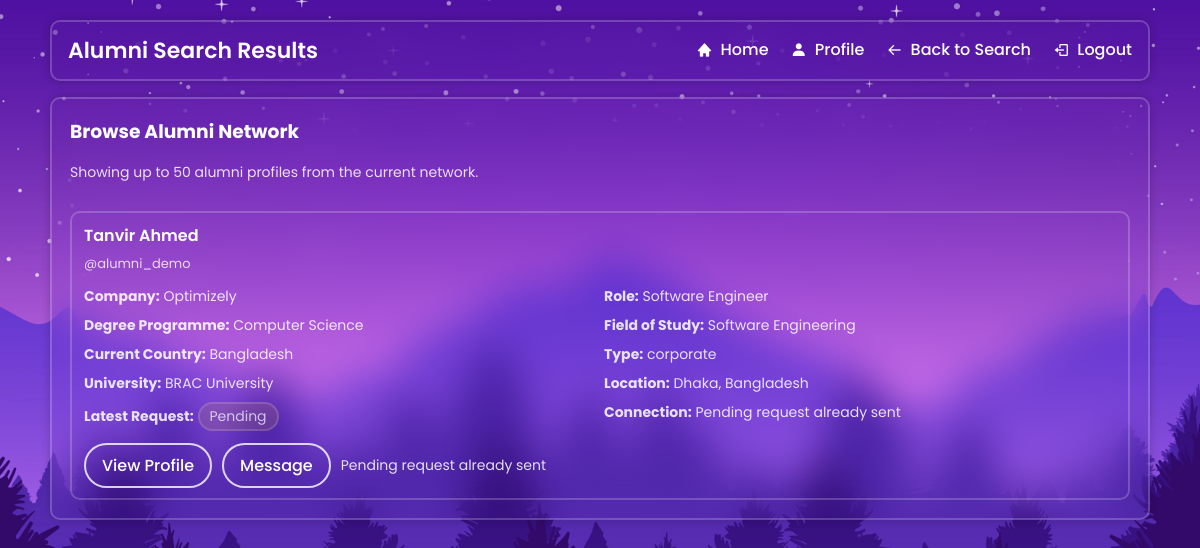
Screenshot of /alumni_list.php (signed in) with the database file from the repository.
### tables this page shows
CREATE TABLE IF NOT EXISTS alumni (
    user_id INT UNSIGNED NOT NULL,
    github VARCHAR(255) NOT NULL,
    linkedin VARCHAR(255) NOT NULL,
    sex ENUM('male', 'female', 'other') NOT NULL DEFAULT 'other',
    city VARCHAR(100) NOT NULL,
    country VARCHAR(100) NOT NULL,
    zip_code VARCHAR(20) NOT NULL,
    type ENUM('higher studies', 'corporate', 'self employed') NOT NULL DEFAULT 'higher studies',
    thesis VARCHAR(255) NOT NULL,
    university VARCHAR(255) NOT NULL,
    current_country VARCHAR(100) NOT NULL,
    degree_programme VARCHAR(255) NOT NULL,
    field_of_study VARCHAR(255) NOT NULL,
    company_name VARCHAR(255) NOT NULL,
    role_title VARCHAR(255) NOT NULL,
    employment_start_date DATE NULL,
    location VARCHAR(255) NOT NULL,
    business_name VARCHAR(255) NOT NULL,
    business_theme VARCHAR(255) NOT NULL,
    PRIMARY KEY (user_id),
    KEY idx_alumni_company_name (company_name),
    KEY idx_alumni_type (type),
    CONSTRAINT fk_alumni_user
        FOREIGN KEY (user_id) REFERENCES users (user_id)
        ON DELETE CASCADE
        ON UPDATE CASCADE
);

CREATE TABLE IF NOT EXISTS users (
    user_id INT UNSIGNED NOT NULL AUTO_INCREMENT,
    first_name VARCHAR(100) NOT NULL,
    last_name VARCHAR(100) NOT NULL,
    username VARCHAR(100) NOT NULL,
    password VARCHAR(255) NOT NULL,
    role ENUM('student', 'alumni', 'admin') NOT NULL,
    PRIMARY KEY (user_id),
    UNIQUE KEY uq_users_username (username),
    KEY idx_users_role (role)
);

CREATE TABLE IF NOT EXISTS connection_requests (
    request_id INT UNSIGNED NOT NULL AUTO_INCREMENT,
    student_id INT UNSIGNED NOT NULL,
    alumni_id INT UNSIGNED NOT NULL,
    message TEXT NULL,
    status ENUM('pending', 'accepted', 'rejected', 'cancelled') NOT NULL DEFAULT 'pending',
    created_at TIMESTAMP NOT NULL DEFAULT CURRENT_TIMESTAMP,
    updated_at TIMESTAMP NOT NULL DEFAULT CURRENT_TIMESTAMP ON UPDATE CURRENT_TIMESTAMP,
    PRIMARY KEY (request_id),
    KEY idx_connection_requests_student_status (student_id, status),
    KEY idx_connection_requests_alumni_status (alumni_id, status),
    KEY idx_connection_requests_lookup (student_id, alumni_id, status),
    KEY idx_connection_requests_created_at (created_at),
    CONSTRAINT fk_connection_requests_student
        FOREIGN KEY (student_id) REFERENCES users (user_id)
        ON DELETE CASCADE
        ON UPDATE CASCADE,
    CONSTRAINT fk_connection_requests_alumni
        FOREIGN KEY (alumni_id) REFERENCES users (user_id)
        ON DELETE CASCADE
        ON UPDATE CASCADE
);

### auth.php (called while the page is built, shortened)
<?php
function e($value)
{
    return htmlspecialchars((string) ($value ?? ''), ENT_QUOTES, 'UTF-8');
}
function connection_request_status_label($status)
{
    $status = trim((string) $status);
    return ucfirst($status);
}
function connection_request_status_note($status)
{
    switch (trim((string) $status)) {
        case 'pending':
            return 'Pending request already sent';
    }
}
function can_send_connection_request($status)
{
    return !in_array(trim((string) $status), ['pending', 'accepted'], true);
}
function current_user_id()
{
    return $_SESSION['user_id'] ?? null;
}
?>

### alumni_list.php (the view, shortened to what this page needs)
<?php
require_once('auth.php');
require_once('DBconnect.php');
$type = trim($_GET['type'] ?? '');
$search_results = [];
$search_error = '';
$applied_filters = [];
$latest_request_map = [];
if ($type !== '' && !in_array($type, ['higher studies', 'corporate', 'self employed'], true)) {
    $search_error = 'Please choose a valid alumni type.';
} else {
    $sql = "SELECT u.user_id, u.first_name, u.last_name, u.username, a.company_name, a.role_title, a.degree_programme, a.field_of_study, a.current_country, a.type, a.university, a.location
            FROM alumni a
            JOIN users u ON a.user_id = u.user_id";
    $sql .= ' ORDER BY u.first_name ASC, u.last_name ASC LIMIT 50';
    $stmt = $conn->prepare($sql);
    if ($stmt) {
        $stmt->execute();
        $result = $stmt->get_result();
        if ($result && mysqli_num_rows($result) > 0) {
            while ($row = mysqli_fetch_assoc($result)) {
                $search_results[] = $row;
            }
        }
    }
}
if (!empty($search_results)) {
    $alumni_ids = array_map('intval', array_column($search_results, 'user_id'));
    $student_id = (int) current_user_id();
    $placeholders = implode(',', array_fill(0, count($alumni_ids), '?'));
    $status_sql = "SELECT request_id, alumni_id, status, created_at
                   FROM connection_requests
                   WHERE student_id = ? AND alumni_id IN ($placeholders)
                   ORDER BY created_at DESC, request_id DESC";
    $status_stmt = $conn->prepare($status_sql);
    if ($status_stmt) {
        $bind_types = 'i' . str_repeat('i', count($alumni_ids));
        $bind_values = array_merge([$student_id], $alumni_ids);
        $status_stmt->bind_param($bind_types, ...$bind_values);
        $status_stmt->execute();
        $status_result = $status_stmt->get_result();
        if ($status_result) {
            while ($status_row = mysqli_fetch_assoc($status_result)) {
                $alumni_key = (int) $status_row['alumni_id'];
                if (!isset($latest_request_map[$alumni_key])) {
                    $latest_request_map[$alumni_key] = $status_row;
                }
            }
        }
    }
}
$results_heading = !empty($applied_filters) ? 'Filtered Alumni Results' : 'Browse Alumni Network';
$results_summary = !empty($applied_filters)
    ? 'Showing up to 50 alumni matching: ' . implode(' | ', $applied_filters)
    : 'Showing up to 50 alumni profiles from the current network.';
?>
<!DOCTYPE html>
<html lang="en">
<head>
  <link rel="stylesheet" href="style.css" />
  <link rel="stylesheet" href="student_search_style.css" />
  <link href="https://unpkg.com/boxicons@2.1.4/css/boxicons.min.css" rel="stylesheet" />
</head>
<body>
<div class="page">
    <header class="glass hdr">
        <div class="title">Alumni Search Results</div>
        <nav class="links">
            <a href="student_home.php"><i class='bx bxs-home'></i><span>Home</span></a>
            <a href="student_profile.php"><i class='bx bxs-user'></i><span>Profile</span></a>
            <a href="student_search.php"><i class='bx bx-arrow-back'></i><span>Back to Search</span></a>
            <a href="logout.php"><i class='bx bx-log-out'></i><span>Logout</span></a>
        </nav>
    </header>
    <section class="dash">
        <section class="glass card search-card">
            <h3><?php echo e($results_heading); ?></h3>
            <p class="search-note"><?php echo e($results_summary); ?></p>
            <?php if ($search_error): ?>
                <div class="no-results">
                    <p><?php echo e($search_error); ?></p>
                </div>
            <?php elseif (!empty($search_results)): ?>
                <div class="search-results">
                    <?php foreach ($search_results as $row): ?>
                        <?php
                        $latest_request = $latest_request_map[(int) $row['user_id']] ?? null;
                        $latest_request_status = $latest_request['status'] ?? '';
                        $latest_request_note = connection_request_status_note($latest_request_status);
                        $show_connect_button = can_send_connection_request($latest_request_status);
                        $connect_label = $latest_request ? 'Connect Again' : 'Connect';
                        ?>
                        <div class="search-result-item">
                            <h4><?php echo e($row['first_name'] . ' ' . $row['last_name']); ?></h4>
                            <p class="result-handle">@<?php echo e($row['username']); ?></p>
                            <span><strong>Company:</strong> <?php echo e($row['company_name']); ?></span>
                            <span><strong>Role:</strong> <?php echo e($row['role_title']); ?></span>
                            <span><strong>Degree Programme:</strong> <?php echo e($row['degree_programme']); ?></span>
                            <span><strong>Field of Study:</strong> <?php echo e($row['field_of_study']); ?></span>
                            <span><strong>Current Country:</strong> <?php echo e($row['current_country']); ?></span>
                            <span><strong>Type:</strong> <?php echo e($row['type']); ?></span>
                            <span><strong>University:</strong> <?php echo e($row['university']); ?></span>
                            <span><strong>Location:</strong> <?php echo e($row['location']); ?></span>
                            <?php if ($latest_request): ?>
                                <span><strong>Latest Request:</strong> <span class="request-status request-status-<?php echo e($latest_request_status); ?>"><?php echo e(connection_request_status_label($latest_request_status)); ?></span></span>
                                <span><strong>Connection:</strong> <?php echo e($latest_request_note); ?></span>
                            <?php endif; ?>
                            <div class="result-actions">
                                <a href="view_alumni_profile.php?user_id=<?php echo e($row['user_id']); ?>" class="btn">View Profile</a>
                                <a href="inbox.php?to=<?php echo e($row['user_id']); ?>" class="btn">Message</a>
                                <?php if ($show_connect_button): ?>
                                    <form method="POST" action="send_connection_request.php" class="inline-action-form">
                                        <input type="hidden" name="csrf_token" value="<?php echo e(csrf_token()); ?>">
                                        <input type="hidden" name="alumni_id" value="<?php echo e($row['user_id']); ?>">
                                        <input type="hidden" name="message" value="">
                                        <input type="hidden" name="return_to" value="<?php echo e($_SERVER['REQUEST_URI'] ?? 'alumni_list.php'); ?>">
                                        <button type="submit" class="btn"><?php echo e($connect_label); ?></button>
                                    </form>
                                <?php elseif ($latest_request_note): ?>
                                    <span class="request-note"><?php echo e($latest_request_note); ?></span>
                                <?php endif; ?>
                            </div>
                        </div>
                    <?php endforeach; ?>
                </div>
            <?php endif; ?>
        </section>
    </section>
</div>
</body>
</html>

### style.css (style rules this page uses)
* { margin: 0; padding: 0; box-sizing: border-box; font-family: "Poppins", sans-serif; }
body { display: flex; justify-content: center; align-items: center; min-height: 100vh; background: url('img.jpg') no-repeat; background-size: cover; background-position: center; }

### student_search_style.css (style rules this page uses)
body { display: block !important; justify-content: initial !important; align-items: initial !important; min-height: 100vh; }
.glass { background: transparent; border: 2px solid rgba(255, 255, 255, .2); backdrop-filter: blur(20px); box-shadow: 0 0 10px rgba(0, 0, 0, .2); color: #fff; border-radius: 10px; }
.page { width: min(1100px, 92%); margin: 20px auto; }
.hdr { display: flex; justify-content: space-between; align-items: center; padding: 12px 16px; }
.hdr .title { font-size: 22px; font-weight: 600; }
.hdr .links a { color: #fff; text-decoration: none; margin-left: 18px; display: inline-flex; align-items: center; gap: 8px; font-weight: 500; }
.dash { margin-top: 16px; display: grid; grid-template-columns: 1.6fr 1fr; grid-template-rows: auto 1fr; gap: 20px; min-height: calc(100vh - 140px); }
.card { padding: 18px; }
.search-card { grid-column: 1 / span 2; display: flex; flex-direction: column; gap: 16px; }
.search-note { margin: 0; font-size: 14px; opacity: .85; }
.search-results { display: grid; gap: 12px; margin-top: 12px; }
.search-result-item { border: 2px solid rgba(255, 255, 255, .2); border-radius: 10px; padding: 10px 12px; display: grid; grid-template-columns: 1fr 1fr; gap: 8px; }
.search-result-item h4 { margin: 0; font-size: 16px; font-weight: 600; grid-column: 1 / -1; }
.result-handle { margin: -2px 0 4px; font-size: 13px; opacity: .8; grid-column: 1 / -1; }
.search-result-item span { font-size: 14px; opacity: .85; }
.result-actions { grid-column: 1 / -1; display: flex; gap: 10px; flex-wrap: wrap; margin-top: 4px; }
.result-actions .btn { padding: 8px 16px; background: transparent; border: 2px solid rgba(255,255,255,0.8); border-radius: 40px; color: #fff; font-weight: 500; cursor: pointer; transition: all 0.3s ease; text-decoration: none; }
.request-status { display: inline-flex; align-items: center; padding: 2px 10px; border-radius: 999px; border: 2px solid rgba(255, 255, 255, .2); font-size: 12px; text-transform: capitalize; }
.request-status-pending { background: rgba(255, 193, 7, 0.16); }
.request-note { display: inline-flex; align-items: center; font-size: 13px; opacity: .85; }

### rows the page displays
alumni: user_id.last_name "Tanvir Ahmed", user_id.username "alumni_demo", company_name "Optimizely", role_title "Software Engineer", degree_programme "Computer Science", field_of_study "Software Engineering", current_country "Bangladesh", type "corporate", university "BRAC University", location "Dhaka, Bangladesh", user_id.status "Pending", user_id.status "Pending request already sent"

### other values shown
$results_heading "Browse Alumni Network"
$results_summary "Showing up to 50 alumni profiles from the current network."
